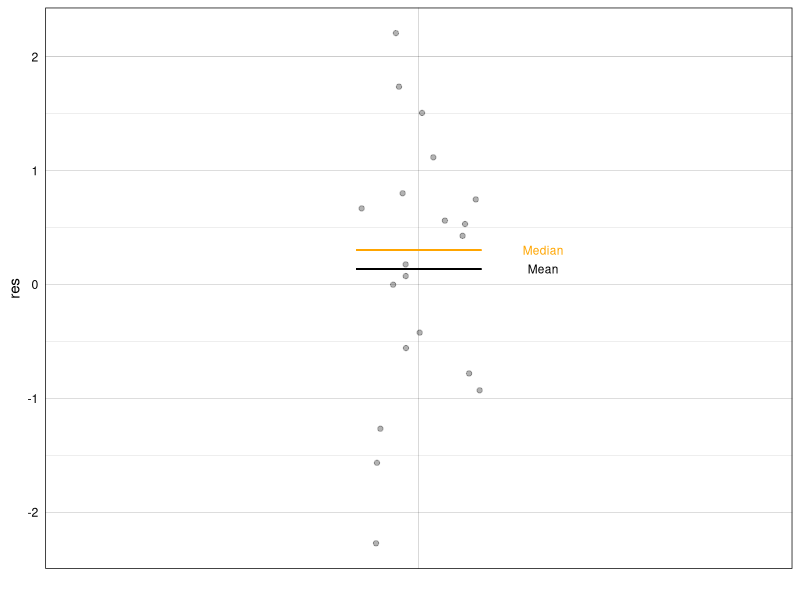
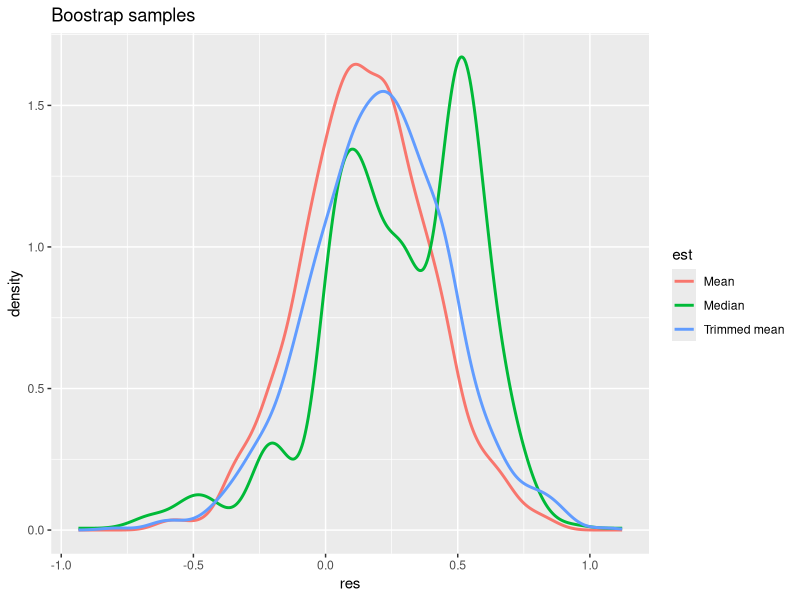

Reproduce these figures in R, in order. (Note: this script raises an error after producing the figures.)
## ---- chunk 1
# dependencies
library(ggplot2)
library(tibble)
## ---- chunk 2
sessionInfo()
## ---- chunk 3
n <- 10 # sample size
samp <- 1:n
boot.samp <- sample(samp, n, replace = TRUE) # sample with replacement
boot.samp
## ---- chunk 4
set.seed(21) # reproducible results
n <- 20 # sample size
samp <- rnorm(n) # get normal sample
nboot <- 1000 # number of bootstrap samples
# declare vector of results
boot.m <- vector(mode = "numeric", length = nboot) # save means
boot.tm <- vector(mode = "numeric", length = nboot) # save trimmed means
boot.md <- vector(mode = "numeric", length = nboot) # save medians
for(B in 1:nboot){
  boot.samp <- sample(samp, n, replace = TRUE) # sample with replacement
  boot.m[B] <- mean(boot.samp)
  boot.tm[B] <- mean(boot.samp, trim = 0.2)
  boot.md[B] <- median(boot.samp)
}
samp.m <- mean(samp)
samp.tm <- mean(samp, trim = 0.2)
samp.md <- median(samp)
samp.m
samp.tm
samp.md
## ---- chunk 5
set.seed(1)
df <- tibble(cond = factor(rep(1,n)),
             res = samp) 
ggplot(df, aes(x = cond, y = res)) + theme_linedraw() + 
  geom_jitter(width = 0.1, alpha = 0.3) +
  theme(axis.text.x = element_blank(),
    axis.ticks = element_blank()) +
  scale_x_discrete(name ="") +
  # stat_summary(fun.y=median, geom="line")
  geom_segment(aes(x = 0.9, y = samp.m, xend = 1.1, yend = samp.m)) +
  geom_segment(aes(x = 0.9, y = samp.md, xend = 1.1, yend = samp.md), colour = "orange") +
  annotate("text", x = 1.2, y = samp.m, label = "Mean", size = 3) +
  annotate("text", x = 1.2, y = samp.md, label = "Median", size = 3, colour = "orange")
## ---- chunk 6
df <- tibble(res = c(boot.m, boot.tm, boot.md),
             est = factor(c(rep("Mean",nboot), rep("Trimmed mean",nboot), rep("Median",nboot)))
             )
ggplot(df, aes(x = res, colour = est)) +
  geom_line(aes(y = ..density..), stat = "density", size = 1) +
  ggtitle("Boostrap samples")
## ---- chunk 7
set.seed(21) # reproducible results
n <- 20 # sample size
samp <- rnorm(n) # get normal sample
nboot <- 1000 # number of bootstrap samples
# sample with replacement + reoganise in matrix
boot.samp <- matrix(sample(samp, n*nboot, replace = TRUE), nrow = nboot)
boot.m <- apply(boot.samp, 1, mean)
boot.md <- apply(boot.samp, 1, median)
## ---- chunk 8
# source('./code/Rallfun-v35.txt')
onesampb(samp, est=mean, alpha=0.1, nboot=1000, SEED = FALSE, nv = 0)
# est  = estimator, could be var, mad, to use a trimmed mean, add argument trim = 0.2
# onesampb(samp, est=mean, alpha=0.1, nboot=1000, SEED = FALSE, nv = 0, trim = 0.1)
# nv = null value for NHST
# always set SEED to FALSE otherwise the function always returns the same results for a given input.
# the only way to understand the code is to look at it: edit(onesampb)

# for inferences on trimmed means only:
# trimpb()

# for inferences on the Harrell-Davis quantile estimator (default q=0.5 = median):
# hdpb()
## ---- chunk 9
set.seed(777)
n <- 100
nsamp <- 10000
# sampling distribution of the mean
dist.samp <- apply(matrix(rnorm(n*nsamp), nrow = nsamp), 1, mean)
v <- enframe(dist.samp, name = NULL) 
ggplot(v, aes(x = value)) +
        geom_histogram(aes(y = ..density..), 
                       bins = 40,  colour = "black", fill = "white") +
        geom_line(aes(y = ..density.., colour = 'Sampling'), stat = 'density', size = 1) +     
        scale_colour_manual(name = "Distributions", values = "orange1") +
  theme(legend.position = c(0.1, 0.85),
        axis.title = element_text(size = 16),
        axis.text = element_text(size = 14),
        legend.text = element_text(size = 12),
      legend.title = element_text(size = 14)
       )
## ---- chunk 10
set.seed(777)
n <- 100
samp <- rnorm(n)
nboot <- 1000
nsamp <- 10000
# bootstrap distribution
boot.samp <- apply(matrix(sample(samp, n*nboot, replace = TRUE), nrow = nboot), 1, mean)
# sampling distribution of the mean
dist.samp <- apply(matrix(rnorm(n*nsamp), nrow = nsamp), 1, mean)
v <- enframe(dist.samp, name = NULL) 
ggplot(v, aes(x = value)) +
        geom_histogram(aes(y = ..density..), 
                       bins = 40,  colour = "black", fill = "white") +
        geom_line(aes(y = ..density.., colour = 'Sampling'), stat = 'density', size = 1) +     
        # stat_function(fun = dnorm, aes(colour = 'Normal'),
        #                  args = list(mean = mean(boot.samp), sd = sd(boot.samp)), size = 1) +
        geom_line(data = as_tibble(boot.samp),  
                  aes(x = value, y = ..density.., colour = 'Bootstrap'), 
                  stat = 'density', size = 1) +
        scale_colour_manual(name = "Distributions", values = c("green4", "orange1")) +
  theme(legend.position = c(0.1, 0.85),
        axis.title = element_text(size = 16),
        axis.text = element_text(size = 14),
        legend.text = element_text(size = 12),
      legend.title = element_text(size = 14)
       )
## ---- chunk 11
x <- seq(0, 15, .05)
ggplot(as_tibble(x), aes(value)) +
  theme_linedraw() +
  stat_function(fun = dgamma, args = list(shape = 2, scale = 2), size = 1) +
  theme(axis.title = element_text(size = 16),
        axis.text = element_text(size = 14))
## ---- chunk 12
set.seed(777) 
n <- 100
gamma_shape <- 2
gamma_scale <- 2
# sample n trials from gamma distribution
samp <- rgamma(n, shape = gamma_shape, scale = gamma_scale)
nboot <- 1000
nsamp <- 10000
# bootstrap distribution
boot.samp <- apply(matrix(sample(samp, n*nboot, replace = TRUE), nrow = nboot), 1, mean)
# sampling distribution of the mean of n trials from gamma distribution
dist.samp <- apply(matrix(rgamma(n*nsamp, shape = gamma_shape, scale = gamma_scale), nrow = nsamp), 1, mean)
v <- enframe(dist.samp, name = NULL) 
ggplot(v, aes(x = value)) +
        geom_histogram(aes(y = ..density..), 
                       bins = 40,  colour = "black", fill = "white") +
        geom_line(aes(y = ..density.., colour = 'Sampling'), stat = 'density', size = 1) +     
        # stat_function(fun = dnorm, aes(colour = 'Normal'),
        #                  args = list(mean = mean(boot.samp), sd = sd(boot.samp)), size = 1) +
        geom_line(data = as_tibble(boot.samp),  
                  aes(x = value, y = ..density.., colour = 'Bootstrap'), 
                  stat = 'density', size = 1) +
        scale_colour_manual(name = "Distributions", values = c("green4", "orange1")) +
  theme(legend.position = c(0.1, 0.85),
        axis.title = element_text(size = 16),
        axis.text = element_text(size = 14),
        legend.text = element_text(size = 12),
      legend.title = element_text(size = 14)
       )
## ---- chunk 13
nboot <- 1000
alpha <- .1
lo <- nboot*(alpha/2)
hi <- nboot - lo
lo <- lo + 1

set.seed(777) 
n <- 100
n.m <- 50 # mean of normal distribution
n.sd <- 20 # sd of normal distribution
samp <- rnorm(n, m = n.m, sd = n.sd)
# bootstrap distribution
boot.samp <- apply(matrix(sample(samp, n*nboot, replace = TRUE), nrow = nboot), 1, mean)
# confidence interval
sort.boot.samp <- sort(boot.samp) # sort bootstrap estimates
ci <- vector(mode = "numeric", length = 2)
ci[1] <- sort.boot.samp[lo]
ci[2] <- sort.boot.samp[hi]
## ---- chunk 14
ggplot(enframe(boot.samp, name = NULL), aes(x = value)) +
        theme_linedraw() +
        geom_line(aes(y = ..density..), stat = 'density', size = 1, colour = "orange1") +
        # geom_density(size = 1, colour = "orange1") +     
        geom_vline(xintercept = n.m) + # population mean
        geom_label(x = n.m + 1, y = 0.1, label = paste("mu = ",n.m)) +
        geom_segment(aes(x = ci[1], y = 0, xend = ci[2], yend = 0), size = 3, colour = "orange1") + # confidence interval
        geom_label(x = ci[1], y = 0.015, label = paste("low =",round(ci[1], digits=1)),
    fill = "orange1", fontface = "bold", colour = "white") +
  geom_label(x = ci[2], y = 0.015, label = paste("high =",round(ci[2], digits=1)),
    fill = "orange1", fontface = "bold", colour = "white") +
  theme(legend.position = "none",
        axis.title = element_text(size = 16),
        axis.text = element_text(size = 14),
        legend.text = element_text(size = 12),
        legend.title = element_text(size = 14)
       )
## ---- chunk 15
t.test(samp, conf.level = 1-alpha)
## ---- chunk 16
nboot <- 1000
alpha <- .1
lo <- nboot*(alpha/2)
hi <- nboot - lo
lo <- lo + 1

nexp <- 50 # number of experiments
n <- 20 # sample size in each experiment
n.m <- 50 # mean of normal distribution 
n.sd <- 20 # sd of normal distribution
ci <- matrix(NA, nrow = nexp, ncol = 2)
ci.ttest <- matrix(NA, nrow = nexp, ncol = 2)
for(E in 1:nexp){
  # sample data + bootstrap + compute mean of each bootstrap sample
  samp <- rnorm(n, n.m, n.sd)
  boot.samp <- apply(matrix(sample(samp, n*nboot, replace = TRUE), nrow = nboot), 1, mean)
  sort.boot.samp <- sort(boot.samp) # sort bootstrap estimates
  ci[E,1] <- sort.boot.samp[lo] 
  ci[E,2] <- sort.boot.samp[hi]
  ci.ttest[E,] <- t.test(samp, conf.level = 1-alpha)$conf.int
}
## ---- chunk 17
df <- tibble(x = as.vector(ci),
             y = rep(1:nexp,2),
             gr = factor(rep(1:nexp,2))
            )
ggplot(df, aes(x = x, y = y)) + theme_linedraw() +
  geom_point() +
  geom_line(aes(group = gr)) +
  geom_vline(xintercept = n.m, colour = "red") +
  labs(x = "Values", y = "Experiments") +
  theme(axis.title = element_text(size = 16),
        axis.text = element_text(size = 14))

# https://stackoverflow.com/questions/12253239/vertical-lines-between-points-with-ggplot2
## ---- chunk 18
df <- tibble(x = as.vector(ci.ttest),
             y = rep(1:nexp,2),
             gr = factor(rep(1:nexp,2))
            )
ggplot(df, aes(x = x, y = y)) + theme_linedraw() +
  geom_point() +
  geom_line(aes(group = gr)) +
  geom_vline(xintercept = n.m, colour = "red") +
  labs(x = "Values", y = "Experiments") +
  theme(axis.title = element_text(size = 16),
        axis.text = element_text(size = 14))
## ---- chunk 19

dof <- 0.1 # dodge factor
df <- tibble(x = c(as.vector(ci[,1]),as.vector(ci.ttest[,1])),
             xend = c(as.vector(ci[,2]),as.vector(ci.ttest[,2])),
             y = c((1:nexp)-dof,(1:nexp)+dof),
             yend = c((1:nexp)-dof,(1:nexp)+dof),
             gr = factor(rep(1:nexp,2)),
             ci = factor(c(rep('bootstrap',nexp), rep('ttest',nexp)))
            )

ggplot(df, aes(x = x, y = y, xend = xend, yend = yend, colour = ci, group = gr)) + 
  theme_linedraw() +
  geom_segment() +
  scale_size_manual(values = c(1,0.5)) +
  geom_vline(xintercept = n.m, colour = "red") +
  labs(x = "Values", y = "Experiments") +
  theme(axis.title = element_text(size = 16),
        axis.text = element_text(size = 14))
## ---- chunk 20
set.seed(21)

nboot <- 200
alpha <- .1
lo <- nboot*(alpha/2)
hi <- nboot - lo
lo <- lo + 1

nexp <- 1000 # number of experiments
n <- 20 # sample size in each experiment
n.m <- 50 # mean of normal distribution 
n.sd <- 20 # sd of normal distribution
ci <- matrix(NA, nrow = nexp, ncol = 2)
ci.ttest <- matrix(NA, nrow = nexp, ncol = 2)
for(E in 1:nexp){
  # sample data + bootstrap + compute mean of each bootstrap sample 
  samp <- rnorm(n, n.m, n.sd)
  boot.samp <- apply(matrix(sample(samp, n*nboot, replace = TRUE), nrow = nboot), 1, mean)
  sort.boot.samp <- sort(boot.samp) # sort bootstrap estimates
  ci[E,1] <- sort.boot.samp[lo] 
  ci[E,2] <- sort.boot.samp[hi]
  ci.ttest[E,] <- t.test(samp, conf.level = 1-alpha)$conf.int
}
## ---- chunk 21
df <- tibble(value = c(as.vector(ci[,2]-ci[,1]),
                       as.vector(ci.ttest[,2]-ci.ttest[,1])),
             ci = c(rep("bootstrap", nexp),rep("t-test", nexp))
             )
ggplot(df, aes(x = value, colour = ci)) +
  theme_linedraw() +
  geom_line(aes(y = ..density..), stat = 'density', size = 1) +
   theme(legend.position = c(0.1, 0.85),
        axis.title = element_text(size = 16),
        axis.text = element_text(size = 14),
        legend.text = element_text(size = 12),
      legend.title = element_text(size = 14)
       ) +
  scale_colour_manual(name = "Conf. int.", values = c("orange1", "blue")) +
  coord_cartesian(xlim = c(0, 35))
## ---- chunk 22
mean(n.m > ci[,1] & n.m < ci[,2])
## ---- chunk 23
mean(n.m > ci.ttest[,1] & n.m < ci.ttest[,2])
## ---- chunk 24
nboot <- 1000
alpha <- .1
lo <- nboot*(alpha/2)
hi <- nboot - lo
lo <- lo + 1

nexp <- 50 # number of experiments
n <- 20 # sample size in each experiment
n.m <- 50 # mean of normal distribution 
n.sd <- 20 # sd of normal distribution
ci <- matrix(NA, nrow = nexp, ncol = 2)
ci.ttest <- matrix(NA, nrow = nexp, ncol = 2)
ci.no <- matrix(NA, nrow = nexp, ncol = 2) # results without outlier
ci.ttest.no <- matrix(NA, nrow = nexp, ncol = 2) # results without outlier
for(E in 1:nexp){
  # sample data
  samp <- rnorm(n, n.m, n.sd)
  
  # bootstrap + compute mean of each bootstrap sample
  boot.samp <- apply(matrix(sample(samp, n*nboot, replace = TRUE), nrow = nboot), 1, mean)
  sort.boot.samp <- sort(boot.samp) # sort bootstrap estimates
  ci.no[E,1] <- sort.boot.samp[lo] 
  ci.no[E,2] <- sort.boot.samp[hi]
  ci.ttest.no[E,] <- t.test(samp, conf.level = 1-alpha)$conf.int
  
  # replace largest observation by outlier
  samp <- sort(samp)
  samp[n] <- samp[n]*2 
  # bootstrap + compute mean of each bootstrap sample
  boot.samp <- apply(matrix(sample(samp, n*nboot, replace = TRUE), nrow = nboot), 1, mean)
  sort.boot.samp <- sort(boot.samp) # sort bootstrap estimates
  ci[E,1] <- sort.boot.samp[lo] 
  ci[E,2] <- sort.boot.samp[hi]
  ci.ttest[E,] <- t.test(samp, conf.level = 1-alpha)$conf.int
}
## ---- chunk 25
df <- tibble(x = as.vector(ci),
             y = rep(1:nexp,2),
             gr = factor(rep(1:nexp,2))
            )
ggplot(df, aes(x = x, y = y)) + theme_linedraw() +
  geom_point() +
  geom_line(aes(group = gr)) +
  geom_vline(xintercept = n.m, colour = "red") +
  labs(x = "Values", y = "Experiments") +
  theme(axis.title = element_text(size = 16),
        axis.text = element_text(size = 14))
## ---- chunk 26
df <- tibble(x = as.vector(ci.ttest),
             y = rep(1:nexp,2),
             gr = factor(rep(1:nexp,2))
            )
ggplot(df, aes(x = x, y = y)) + theme_linedraw() +
  geom_point() +
  geom_line(aes(group = gr)) +
  geom_vline(xintercept = n.m, colour = "red") +
  labs(x = "Values", y = "Experiments") +
  theme(axis.title = element_text(size = 16),
        axis.text = element_text(size = 14))
## ---- chunk 27

dof <- 0.1 # dodge factor
df <- tibble(x = c(as.vector(ci[,1]),as.vector(ci.ttest[,1])),
             xend = c(as.vector(ci[,2]),as.vector(ci.ttest[,2])),
             y = c((1:nexp)-dof,(1:nexp)+dof),
             yend = c((1:nexp)-dof,(1:nexp)+dof),
             gr = factor(rep(1:nexp,2)),
             ci = factor(c(rep('bootstrap',nexp), rep('ttest',nexp)))
            )

ggplot(df, aes(x = x, y = y, xend = xend, yend = yend, colour = ci, group = gr)) + 
  theme_linedraw() +
  geom_segment() +
  scale_size_manual(values = c(1,0.5)) +
  geom_vline(xintercept = n.m, colour = "red") +
  labs(x = "Values", y = "Experiments") +
  theme(axis.title = element_text(size = 16),
        axis.text = element_text(size = 14))
## ---- chunk 28

dof <- 0.1 # dodge factor
df <- tibble(x = c(as.vector(ci.ttest.no[,1]),as.vector(ci.ttest[,1])),
             xend = c(as.vector(ci.ttest.no[,2]),as.vector(ci.ttest[,2])),
             y = c((1:nexp)-dof,(1:nexp)+dof),
             yend = c((1:nexp)-dof,(1:nexp)+dof),
             gr = factor(rep(1:nexp,2)),
             ci = factor(c(rep('No outlier',nexp), rep('Outlier',nexp)))
            )

ggplot(df, aes(x = x, y = y, xend = xend, yend = yend, colour = ci, group = gr)) + 
  theme_linedraw() +
  geom_segment() +
  scale_size_manual(values = c(1,0.5)) +
  geom_vline(xintercept = n.m, colour = "red") +
  labs(x = "Values", y = "Experiments") +
  theme(axis.title = element_text(size = 16),
        axis.text = element_text(size = 14)) +
  ggtitle("T-test confidence intervals")
## ---- chunk 29

dof <- 0.1 # dodge factor
df <- tibble(x = c(as.vector(ci.no[,1]),as.vector(ci[,1])),
             xend = c(as.vector(ci.no[,2]),as.vector(ci[,2])),
             y = c((1:nexp)-dof,(1:nexp)+dof),
             yend = c((1:nexp)-dof,(1:nexp)+dof),
             gr = factor(rep(1:nexp,2)),
             ci = factor(c(rep('No outlier',nexp), rep('Outlier',nexp)))
            )

ggplot(df, aes(x = x, y = y, xend = xend, yend = yend, colour = ci, group = gr)) + 
  theme_linedraw() +
  geom_segment() +
  scale_size_manual(values = c(1,0.5)) +
  geom_vline(xintercept = n.m, colour = "red") +
  labs(x = "Values", y = "Experiments") +
  theme(axis.title = element_text(size = 16),
        axis.text = element_text(size = 14)) +
  ggtitle("Bootstrap confidence intervals")
## ---- chunk 30
set.seed(21)

nboot <- 200
alpha <- .1
lo <- nboot*(alpha/2)
hi <- nboot - lo
lo <- lo + 1

nexp <- 1000 # number of experiments
n <- 20 # sample size in each experiment
n.m <- 50 # mean of normal distribution 
n.sd <- 20 # sd of normal distribution
ci <- matrix(NA, nrow = nexp, ncol = 2)
ci.ttest <- matrix(NA, nrow = nexp, ncol = 2)
for(E in 1:nexp){
  # sample data
  samp <- rnorm(n, n.m, n.sd)
  # replace largest observation by outlier
  samp <- sort(samp)
  samp[n] <- samp[n]*2 
  # bootstrap + compute mean of each bootstrap sample 
  boot.samp <- apply(matrix(sample(samp, n*nboot, replace = TRUE), nrow = nboot), 1, mean)
  sort.boot.samp <- sort(boot.samp) # sort bootstrap estimates
  ci[E,1] <- sort.boot.samp[lo] 
  ci[E,2] <- sort.boot.samp[hi]
  ci.ttest[E,] <- t.test(samp, conf.level = 1-alpha)$conf.int
}
## ---- chunk 31
df <- tibble(value = c(as.vector(ci[,2]-ci[,1]),
                       as.vector(ci.ttest[,2]-ci.ttest[,1])),
             ci = c(rep("bootstrap", nexp),rep("t-test", nexp))
             )
ggplot(df, aes(x = value, colour = ci)) +
  theme_linedraw() +
  geom_line(aes(y = ..density..), stat = 'density', size = 1) +
   theme(legend.position = c(0.1, 0.85),
        axis.title = element_text(size = 16),
        axis.text = element_text(size = 14),
        legend.text = element_text(size = 12),
      legend.title = element_text(size = 14)
       ) +
  scale_colour_manual(name = "Conf. int.", values = c("orange1", "blue")) +
  coord_cartesian(xlim = c(0, 35))
## ---- chunk 32
df <- tibble(bootstrap = as.vector(ci[,2]-ci[,1]),
             ttest = as.vector(ci.ttest[,2]-ci.ttest[,1]))
ggplot(df, aes(x = ttest, y = bootstrap)) +
  geom_point() +
  geom_abline(slope = 1, intercept = 0)
## ---- chunk 33
mean(n.m > ci[,1] & n.m < ci[,2])
## ---- chunk 34
mean(n.m > ci.ttest[,1] & n.m < ci.ttest[,2])
## ---- chunk 35
nboot <- 1000
alpha <- .1
lo <- nboot*(alpha/2)
hi <- nboot - lo
lo <- lo + 1

nexp <- 50 # number of experiments
n <- 20 # sample size in each experiment

m <- 50 # mean of gamma distribution 
s <- 20 # sd of gamma distribution
location <- log(m^2 / sqrt(s^2 + m^2))
shape <- sqrt(log(1 + (s^2 / m^2)))

ci <- matrix(NA, nrow = nexp, ncol = 2)
ci.ttest <- matrix(NA, nrow = nexp, ncol = 2)

for(E in 1:nexp){
  # sample data + bootstrap + compute mean of each bootstrap sample
  samp <- rlnorm(n, meanlog = location, sdlog = shape)
  boot.samp <- apply(matrix(sample(samp, n*nboot, replace = TRUE), nrow = nboot), 1, mean)
  sort.boot.samp <- sort(boot.samp) # sort bootstrap estimates
  ci[E,1] <- sort.boot.samp[lo] 
  ci[E,2] <- sort.boot.samp[hi]
  ci.ttest[E,] <- t.test(samp, conf.level = 1-alpha)$conf.int
}
## ---- chunk 36
df <- tibble(x = as.vector(ci),
             y = rep(1:nexp,2),
             gr = factor(rep(1:nexp,2))
            )
ggplot(df, aes(x = x, y = y)) + theme_linedraw() +
  geom_point() +
  geom_line(aes(group = gr)) +
  geom_vline(xintercept = m, colour = "red") +
  labs(x = "Values", y = "Experiments") +
  theme(axis.title = element_text(size = 16),
        axis.text = element_text(size = 14))
## ---- chunk 37
df <- tibble(x = as.vector(ci.ttest),
             y = rep(1:nexp,2),
             gr = factor(rep(1:nexp,2))
            )
ggplot(df, aes(x = x, y = y)) + theme_linedraw() +
  geom_point() +
  geom_line(aes(group = gr)) +
  geom_vline(xintercept = m, colour = "red") +
  labs(x = "Values", y = "Experiments") +
  theme(axis.title = element_text(size = 16),
        axis.text = element_text(size = 14))
## ---- chunk 38
set.seed(21)

nboot <- 200
alpha <- .1
lo <- nboot*(alpha/2)
hi <- nboot - lo
lo <- lo + 1

m <- 50 # mean of gamma distribution 
s <- 20 # sd of gamma distribution
location <- log(m^2 / sqrt(s^2 + m^2))
shape <- sqrt(log(1 + (s^2 / m^2)))

nexp <- 1000 # number of experiments
n <- 20 # sample size in each experiment
ci <- matrix(NA, nrow = nexp, ncol = 2)
ci.ttest <- matrix(NA, nrow = nexp, ncol = 2)
for(E in 1:nexp){
  # sample data + bootstrap + compute mean of each bootstrap sample
  samp <- rlnorm(n, meanlog = location, sdlog = shape)
  boot.samp <- apply(matrix(sample(samp, n*nboot, replace = TRUE), nrow = nboot), 1, mean)
  sort.boot.samp <- sort(boot.samp) # sort bootstrap estimates
  ci[E,1] <- sort.boot.samp[lo] 
  ci[E,2] <- sort.boot.samp[hi]
  ci.ttest[E,] <- t.test(samp, conf.level = 1-alpha)$conf.int
}
## ---- chunk 39
df <- tibble(value = c(as.vector(ci[,2]-ci[,1]),
                       as.vector(ci.ttest[,2]-ci.ttest[,1])),
             ci = c(rep("bootstrap", nexp),rep("t-test", nexp))
             )
ggplot(df, aes(x = value, colour = ci)) +
  theme_linedraw() +
  geom_line(aes(y = ..density..), stat = 'density', size = 1) +
   theme(legend.position = c(0.1, 0.85),
        axis.title = element_text(size = 16),
        axis.text = element_text(size = 14),
        legend.text = element_text(size = 12),
      legend.title = element_text(size = 14)
       ) +
  scale_colour_manual(name = "Conf. int.", values = c("orange1", "blue")) +
  coord_cartesian(xlim = c(0, 35))
## ---- chunk 40
mean(m > ci[,1] & m < ci[,2])
## ---- chunk 41
mean(m > ci.ttest[,1] & m < ci.ttest[,2])
## ---- chunk 42

## ---- chunk 43
# percentile bootstrap using any estimator
#default to difference scores - dif=TRUE
bootdpci(x,y,est=median)
# to compare two variances
comdvar(x,y,alpha=0.05)
